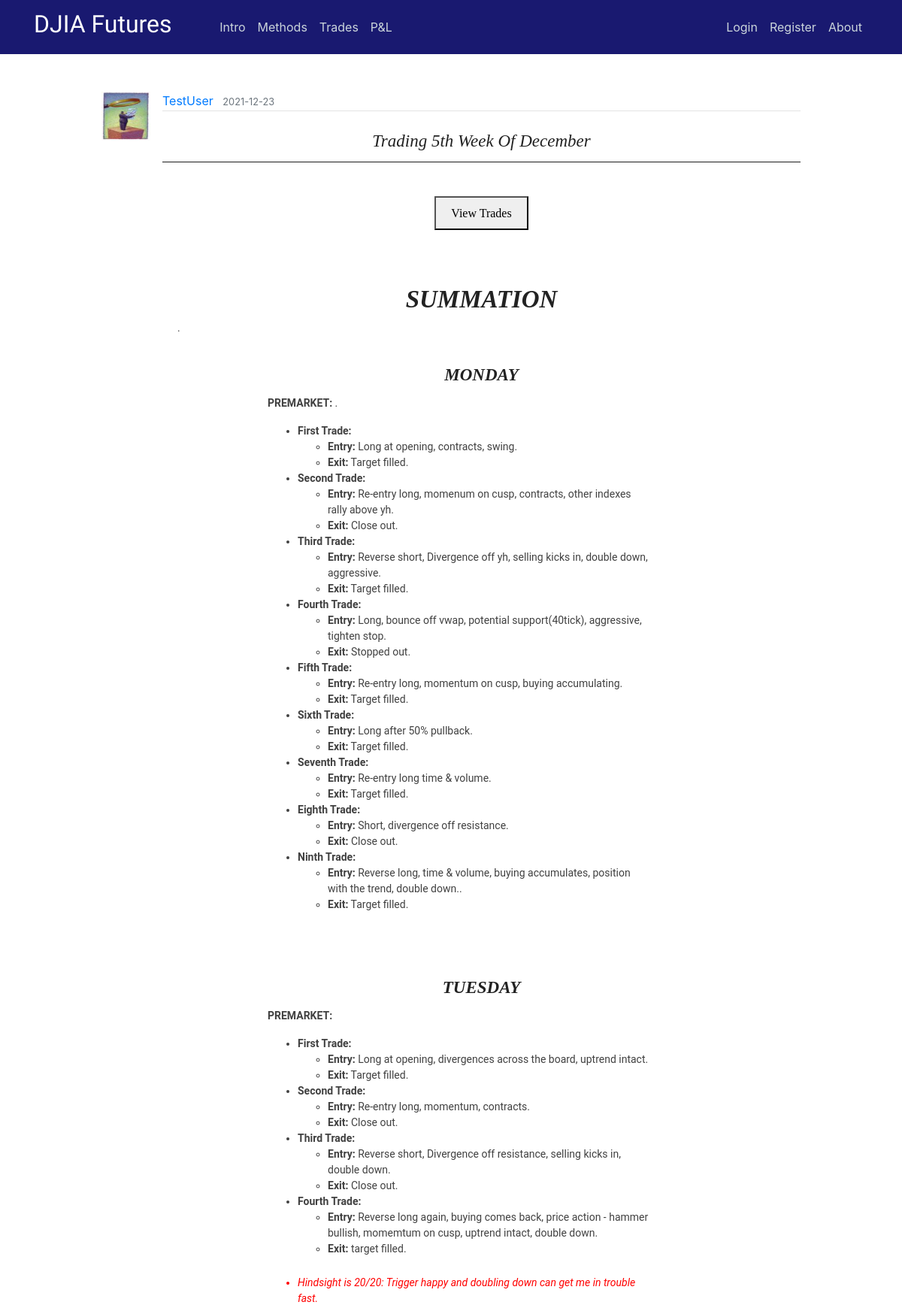
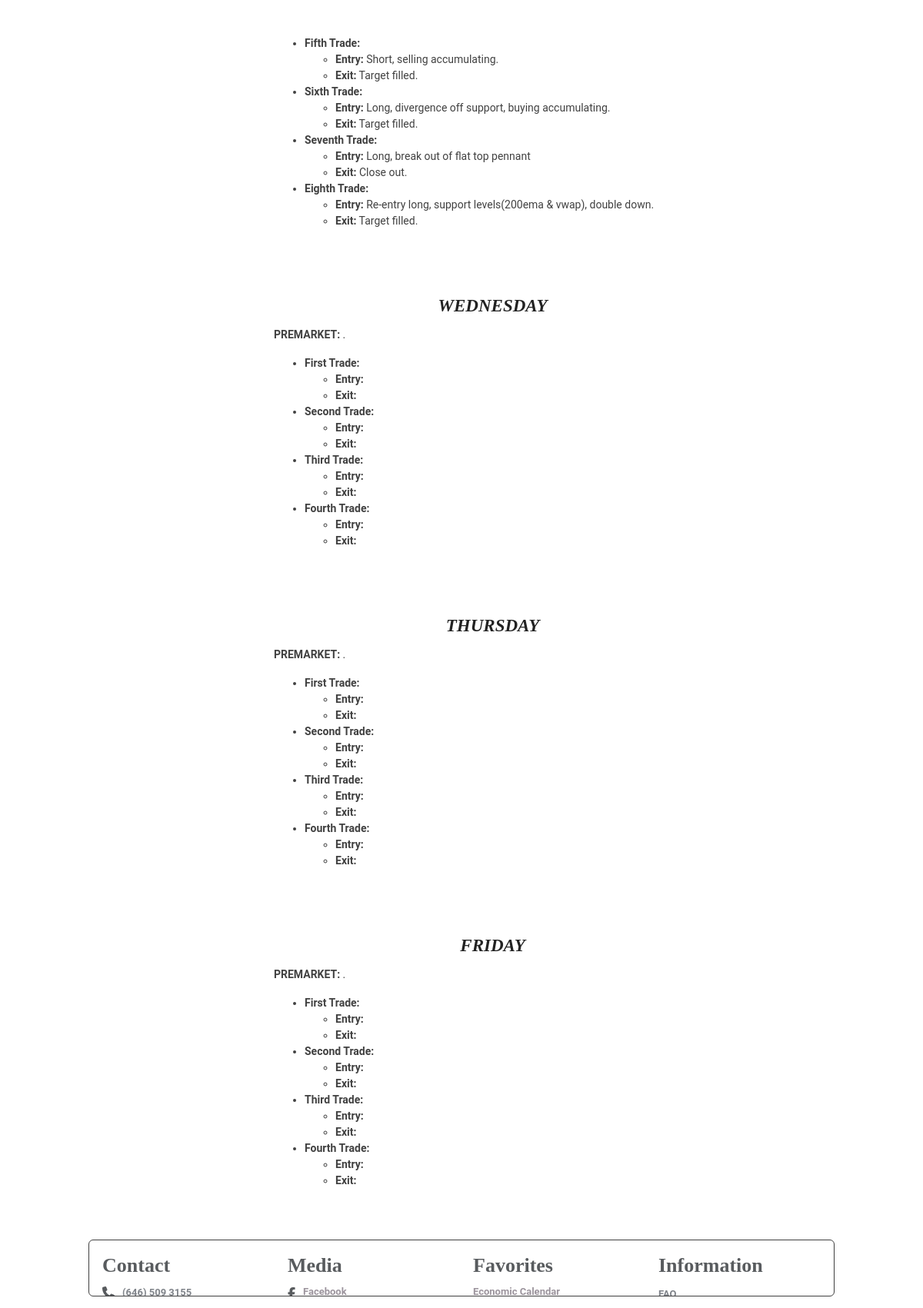
/post/139, run on the app's committed database (2 pictures, top to bottom).
### flaskblog/models.py (models this page shows, shortened)
class User(db.Model, UserMixin):
    id = db.Column(db.Integer, primary_key=True)
    username = db.Column(db.String(20), unique=True, nullable=False)
    email = db.Column(db.String(120), unique=True, nullable=False)
    image_file = db.Column(db.String(20), nullable=False, default='default.jpg')
    password = db.Column(db.String(60), nullable=False)
    posts = db.relationship('Post', backref='author', lazy=True)

class Post(db.Model):
    id = db.Column(db.Integer, primary_key=True)
    title = db.Column(db.String(100), nullable=False)
    date_posted = db.Column(db.DateTime, nullable=False, default=datetime.utcnow)
    content = db.Column(db.Text, nullable=False)
    user_id = db.Column(db.Integer, db.ForeignKey('user.id'), nullable=False)
    teaser_title = db.Column(db.Text, nullable=True)
    teaser_details = db.Column(db.Text, nullable=True)
    teaser_caption = db.Column(db.Text, nullable=True)
    teaser_img = db.Column(db.Text, nullable=True)
    teaser_content = db.Column(db.Text, nullable=True)
    teaser_wkid = db.Column(db.Text, nullable=True)

### flaskblog/posts/routes.py (the view)
@posts.route("/post/<int:post_id>")
def post(post_id):
    post = Post.query.get_or_404(post_id)
    if len(post.teaser_wkid) != 0:
        weekly = post.teaser_wkid
    else:
        weekly = ""
    return render_template('post.html', weekly=weekly, title=post.title, post=post)

### flaskblog/templates/post.html (shortened to what this page needs)
{% extends "layout.html" %}
{% block content %}
  <article class="media content-section" style="border:none;">
    <img class="article-img" src="{{ url_for('static', filename='profile_pics/' + post.author.image_file) }}">
    <div class="media-body">
      <div class="article-metadata">
        <a class="mr-2" href="{{ url_for('users.user_posts', username=post.author.username) }}">{{ post.author.username }}</a>
        <small class="text-muted">{{ post.date_posted.strftime('%Y-%m-%d') }}</small>
      </div>
      <center><br><h3 class="hero-header">{{ post.title }}</h3><hr><br></center>
      {% if weekly |length %}
      <center><button onclick="myDetach()">View Trades</button></center>
      <br>
      <br>
      {% endif %}
      {{ post.content|safe }}
  </article>
{% endblock content %}

### flaskblog/templates/layout.html (shortened to what this page needs)
<!DOCTYPE html>
<html>
    <head>
      <link rel="stylesheet" href="https://maxcdn.bootstrapcdn.com/bootstrap/4.0.0/css/bootstrap.min.css">
      <link rel="stylesheet" type="text/css" href="{{ url_for('static', filename='main.css') }}">
      <link rel="stylesheet" type="text/css" href="{{ url_for('static', filename='study.css') }}">
      <link rel="stylesheet" type="text/css" href="{{ url_for('static', filename='modal.css') }}">
    </head>
    <body class="_backdrop">
    <div class="grid">
    <header class="site-header">
          <nav class="navbar navbar-expand-md navbar-dark bg-steel fixed-top">
              <div class="container">
                <a class="navbar-brand mr-2" href="/"><h2><span style="font-family:Lobster Two">DJIA Futures &nbsp &nbsp &nbsp</span></h2></a>
                <div class="collapse navbar-collapse" id="navbarToggle">
                  <div class="navbar-nav mr-auto">
                    <a class="nav-item nav-link" href="{{ url_for('main.intro') }}">Intro</a>
                    <a class="nav-item nav-link" href="{{ url_for('main.methods') }}">Methods</a>
                    <a class="nav-item nav-link" href="{{ url_for('main.trades') }}">Trades</a>
                    <a class="nav-item nav-link" href="{{ url_for('main.pnl') }}">P&L</a>
                  </div>
                  <div class="navbar-nav">
                    {% if current_user.is_authenticated and current_user.username == "GuestUser" %}
                      <a class="nav-item nav-link" href="{{ url_for('users.login') }}">Members Login</a>
                      <a class="nav-item nav-link" href="{{ url_for('users.logout') }}">Logout</a>
                      <a class="nav-item nav-link" href="{{ url_for('main.about') }}">About</a>
                    {% else %}
                      {% if current_user.is_authenticated %}
                        <a class="nav-item nav-link" href="{{ url_for('posts.new_post') }}">New Post</a>
                        <a class="nav-item nav-link" href="{{ url_for('users.account') }}">Account</a>
                        <a class="nav-item nav-link" href="{{ url_for('users.logout') }}">Logout</a>
                        <a class="nav-item nav-link" href="{{ url_for('main.about') }}">About</a>
                      {% else %}
                        <a class="nav-item nav-link" href="{{ url_for('users.login') }}">Login</a>
                        <a class="nav-item nav-link" href="{{ url_for('users.register') }}">Register</a>
                        <a class="nav-item nav-link" href="{{ url_for('main.about') }}">About</a>
                      {% endif %}
                    {% endif %}
                  </div>
                </div>
              </div>
          </nav>
    </header>
    <main role="main" class="container-fluid site-header-border-adjust col-md-10">
      <div>
        {% block content %}{% endblock %}
      </div>
    </main>
      <div style="padding-bottom: 15px;">
      <footer class="container-fluid col-md-10" style="line-height:24px;">
          <div class="footenote-page">
            <div class="footenote-inner-div">
                <div class="container-fluid col-xs-12">
                  <div class="subgrid location">
                    <div class="row">
                      <div class="col-xs-12 custom-400-col-xs-6 col-md-3 col-xl-3">
                        <h6 class="footer-info"><b>Contact</b></h6>
                        <div class="container-fluid footer-info"><span class="glyph footer-align"><i class="fas fa-phone"></i></i></span>
                          <p class="paragraph footer-contact"><span class="contact-link">(646) 509 3155</span>
                          </p>
                        </div>
                      </div>
                      <div class="col-xs-12 custom-400-col-xs-6 col-md-3 col-xl-3">
                        <h6 class="footer-info"><b>Media</b></h6>
                          <div class="container-fluid footer-info"><span class="glyph footer-align"><i class="fab fa-facebook-f"></i></i></span>
                            <a class="link-text footer-content" href="https://www.facebook.com/">Facebook</a>
                          </div>
                      </div>
                      <div class="col-xs-12 custom-400-col-xs-6 col-md-3 col-xl-3">
                        <h6 class="footer-info"><b>Favorites</b></h6>
                          <ul class="unorder-list footer-info">
                            <li class="list-item footer-info"><a class="link-text footer-content" href="https://us.econoday.com/byweek.asp?cust=us" target="_blank">Economic Calendar</a></li>
                          </ul>
                      </div>
                      <div class="col-xs-12 custom-400-col-xs-6 col-md-3 col-xl-3">
                        <h6 class="footer-info"><b>Information</b></h6>
                          <ul class="link-list info">
                            <li class="list-item-link"><a href="#">FAQ</a>
                            </li>
                          </ul>
                      </div>
                    </div>
                  </div>
                </div>
            </div>
          </div></footer>
      </div>
    </div>
    </body>
</html>

### flaskblog/static/main.css (style rules this page uses)
body { margin-top: 5rem; }
._backdrop { top: 0px; left: 0px; right: 0px; bottom: 0px; background-image: url(img/stocks.jpg); background-size: cover; z-index: 0; }
.adjust-doc-border-intro { padding-right: 20px; padding-left: 20px; padding-top: 20px; padding-bottom: 20px; }
.footenote-page { border: 1px solid black; border-radius: 6px; padding-right: 2px; padding-left: 2px; max-height: 120px; background-color: #fff; opacity: 0.75; }
.footenote-inner-div { height: 9vh; overflow: auto; }
.doc-clear { clear: both; display: block; }
hr { margin-top: 1rem; margin-bottom: 1rem; border: 0; border-top: 1px solid rgba(0, 0, 0, 0.89); }
p.teaser-content { color: #414141; font-size: 14px; font-family: 'Roboto', Arial, 'Helvetica Neue', Helvetica, sans-serif; line-height: 1.5; }
.bg-steel { background-color: midnightblue; }
.site-header .navbar-nav .nav-link { color: #cbd5db; }
.site-header-border-adjust { margin-top: 7rem; }
.content-section { background: #ffffff; padding: 10px 20px; border: 1px solid #000000; border-radius: 9px; margin-bottom: 20px; }
.article-img { height: 65px; width: 65px; margin-right: 16px; }
.article-metadata { padding-bottom: 1px; margin-bottom: 4px; border-bottom: 1px solid #e3e3e3 }

### flaskblog/static/modal.css (style rules this page uses)
.row:after { content: ""; display: table; clear: both; }
img { margin-bottom: -4px; }

### data on the page
User: image_file (picture), author.username "TestUser"
Post: date_posted "2021-12-23", title "Trading 5th Week Of December", content "SUMMATION . MONDAY PREMARKET: . First Trade: Entry: Long at opening, contracts, swing. Exit: Target filled. Second Trade: Entry: Re-entry long, momenum on cusp, contracts, other indexes rally above yh. Exit: Close out. Third Trade: Entry: Reverse short, Divergence off yh, selling kicks in, double down, aggressive. Exit: Target filled. Fourth Trade: Entry: Long, bounce off vwap, potential support(40tick), aggressive, tighten stop. Exit: Stopped out. Fifth Trade: Entry: Re-entry long, momentum on cusp, buying accumulating. Exit: Target filled. Sixth Trade: Entry: Long after 50% pullback. Exit: Target filled. Seventh Trade: Entry: Re-entry long time & volume. Exit: Target filled. Eighth Trade:…"
